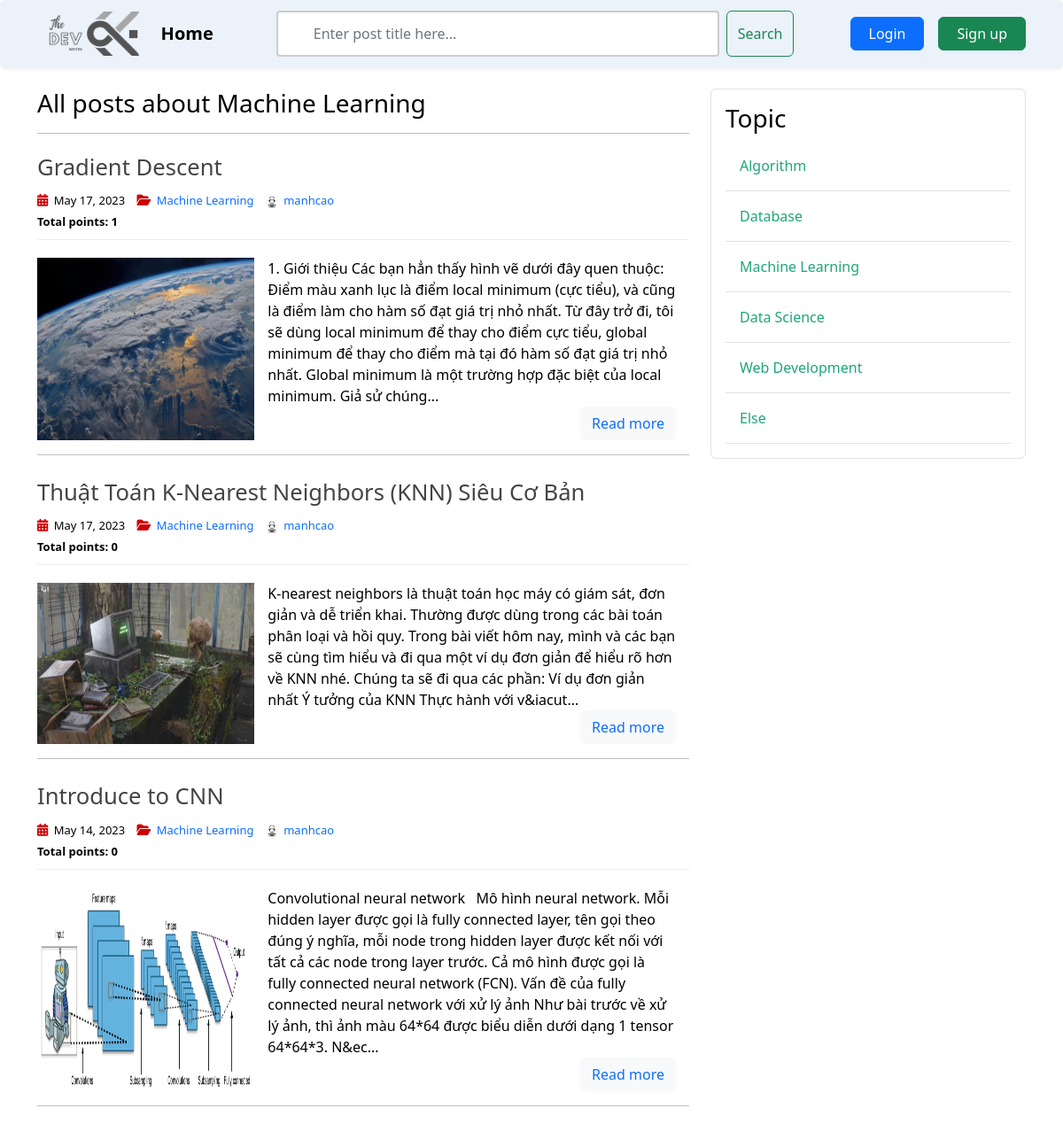
Page /topic/3/ on the earlier database version.
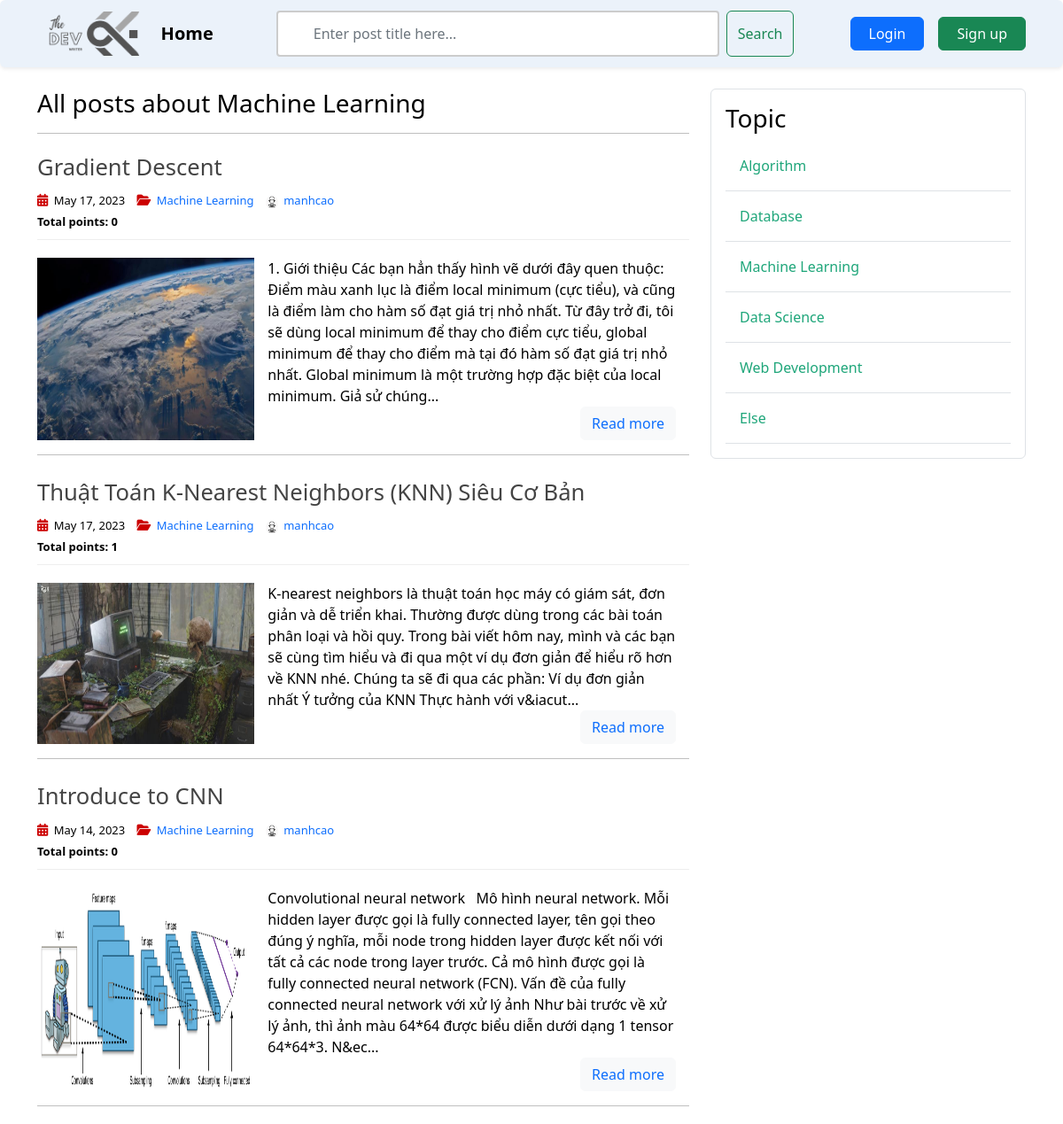
Same page on the later database version.
### post_app/models.py (models this page shows, shortened)
class Post(models.Model):
    title = models.CharField(max_length=256)
    content = RichTextField(blank=True, null=True)
    date_posted = models.DateTimeField(default=timezone.now)
    author = models.ForeignKey(User, on_delete=models.CASCADE)
    image = models.ImageField(
        default='post_default.jpg', upload_to='post_pics')
    topic = models.ForeignKey(
        Topic, on_delete=models.CASCADE, null=True, blank=False)
    vote_count = models.IntegerField(default=0)

class Topic(models.Model):
    name = models.CharField(max_length=256)

### user_app/models.py (models this page shows, shortened)
class Profile(models.Model):
    user = models.OneToOneField(User, on_delete=models.CASCADE)
    avatar = models.ImageField(default='default.jpg', upload_to='profile_pics')

### post_app/views.py (the view, shortened to what this page needs)
# urls.py: path('topic/<int:pk>/', TopicPostListView.as_view(), name='topic-posts'),
class TopicPostListView(ListView):
    model = Post
    template_name = 'post/topic_posts.html'
    context_object_name = 'posts'
    paginate_by = 5
    def get_queryset(self):
        selected_topic = get_object_or_404(Topic, id=self.kwargs.get('pk'))
        return Post.objects.filter(topic=selected_topic).order_by('-date_posted')
    def get_context_data(self, **kwargs):
        selected_topic = get_object_or_404(Topic, id=self.kwargs.get('pk'))
        context = super(TopicPostListView, self).get_context_data(**kwargs)
        context['posts'] = Post.objects.filter(topic=selected_topic).order_by('-date_posted')
        context['topics'] = Topic.objects.all()
        context['selected_topic'] = selected_topic
        user_voted = {}
        context['user_voted'] = user_voted
        return context

### post_app/templates/post/topic_posts.html (shortened to what this page needs)
{% extends 'base.html' %}
{% load static %}
{% load custom_tags %}
{% block post_content %}
    <head>
        <link rel="stylesheet" type="text/css" href="{% static 'article/home.css' %}">
    </head>
    <h3 class="mb-3">All posts about {{ selected_topic.name }}</h3>
    <hr>
    {% for post in posts %}
    <article>
        <header>
            <h2>
                <a href="{% url 'post-detail' post.id %}" class="post-title">
                    {{ post.title }}
                </a>
            </h2>
            <div class="entry-meta">
                <span>
                    <i class="fa-solid fa-calendar-days"></i>
                    {{ post.date_posted | date:"F d, Y" }}
                </span>
                <span>
                    <i class="fa-solid fa-folder-open"></i>
                    <a href="{% url 'topic-posts' post.topic.id %}" class="topic-link">
                        {{ post.topic.name }}
                    </a>
                </span>
                <span>
                    <img class="rounded-circle account-img" src="{{ post.author.profile.avatar.url }}" alt="account-image">
                    <a href="{% url 'user-posts' post.author.username %}" class="ms-auto">{{ post.author }}</a>
                </span>
                <br>
                <span class="vote-span">
                    <span id="vote-count">
                    <b>Total points: {{ post.vote_count }}</b>
                    </span>
                </span>
            </div>
        </header>
        <div class="entry-content">
            <img class="col-sm-4" src="{{ post.image.url }}" alt="image">
            <div class="post-content">
                <div class="truncate-content">
                    {% if post.content|length > 550 %}
                        {{ post.content|striptags|safe|slice:":550" }}...
                    {% else %}
                        {{ post.content|striptags|safe }}
                    {% endif %}
                </div>
                <p>
                    <button type="button" class="btn btn-light">
                        <a href="{% url 'post-detail' post.id %}">
                            Read more
                        </a>
                    </button>
                </p>
            </div>
        </div>
        <hr class="section-divider">
    </article>
    {% endfor%}
{% endblock post_content %}
{% block topic_content %}
    {% include 'topic/topic_sidebar.html' %}
{% endblock topic_content %}

Differences in the rows shown:
changed Post "Gradient Descent": vote_count "1" → "0"
changed Post "Thuật Toán K-Nearest Neighbors (KNN) Siêu Cơ Bản": vote_count "0" → "1"
